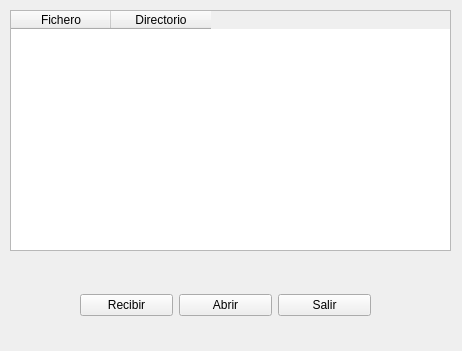
<ui version="4.0" >
 <class>EFacturaRecepcionBase</class>
 <widget class="QWidget" name="EFacturaRecepcionBase" >
  <property name="geometry" >
   <rect>
    <x>0</x>
    <y>0</y>
    <width>462</width>
    <height>351</height>
   </rect>
  </property>
  <property name="windowTitle" >
   <string>Menu de recepcion de eFacturas</string>
  </property>
  <widget class="QWidget" name="layoutWidget" >
   <property name="geometry" >
    <rect>
     <x>80</x>
     <y>290</y>
     <width>291</width>
     <height>30</height>
    </rect>
   </property>
   <layout class="QHBoxLayout" >
    <property name="margin" >
     <number>0</number>
    </property>
    <property name="spacing" >
     <number>6</number>
    </property>
    <item>
     <widget class="QPushButton" name="mui_recibir" >
      <property name="text" >
       <string>Recibir</string>
      </property>
     </widget>
    </item>
    <item>
     <widget class="QPushButton" name="mui_abrir" >
      <property name="text" >
       <string>Abrir</string>
      </property>
     </widget>
    </item>
    <item>
     <widget class="QPushButton" name="mui_salir" >
      <property name="text" >
       <string>Salir</string>
      </property>
     </widget>
    </item>
   </layout>
  </widget>
  <widget class="QTableWidget" name="mui_facturasRecibidas" >
   <property name="geometry" >
    <rect>
     <x>10</x>
     <y>10</y>
     <width>441</width>
     <height>241</height>
    </rect>
   </property>
   <column>
    <property name="text" >
     <string>Fichero</string>
    </property>
   </column>
   <column>
    <property name="text" >
     <string>Directorio</string>
    </property>
   </column>
  </widget>
 </widget>
 <resources/>
 <connections/>
</ui>
